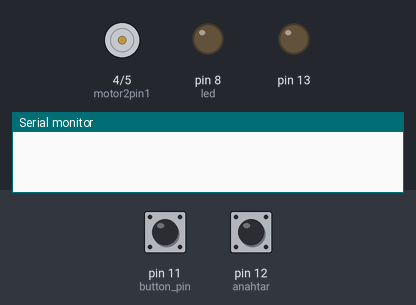
Simulated run of this sketch. Board: Arduino Uno, built with avr-gcc and run on an emulated ATmega328P. Shown: motor-driver pin pairs drawn as motors (green arrow = first pin HIGH = forward, orange = second pin HIGH = backward, longer = more drive), output pins drawn as LEDs (lit = HIGH), the last lines printed to the serial monitor. The test bench sets the inputs (shaded band); at power-on: pin 12 (anahtar) LOW, pin 11 (button_pin) HIGH.

Above: at 1.3 s.
1.4 s: pin 12 (anahtar) pulsed HIGH 5 times (0.12 s each, 0.3 s apart)
At 1.76 s:
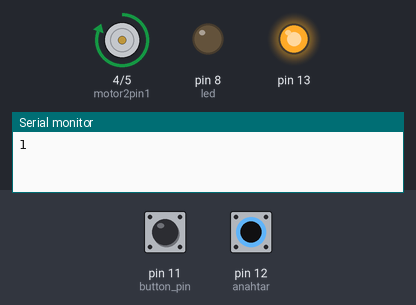
At 3.4 s:
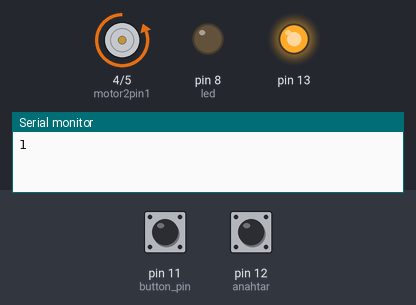
Timing chart, 0 to 4.9 s (numbered marks = the images above; inputs shaded):
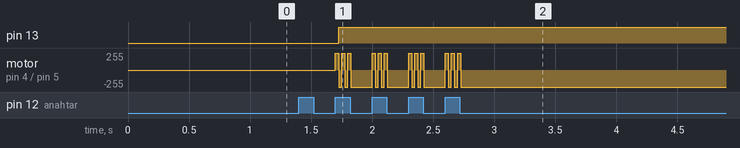

Measured:
- after the input at 1.4 s, pin 13: LOW → HIGH after 0.33 s; motor on pin 4 (motor2pin1) / pin 5 (motor2pin2): stopped → forward 255/255 after 0.30 s, then repeats every 0.30 s: 2 × (backward 255/255 0.03 s, forward 255/255 0.03 s), backward 255/255 0.17 s, forward 255/255 0.03 s, until it stays backward 255/255 from 2.7 s

The sketch:

union.ino
```cpp
#define anahtar 12
#define button_pin 11
int motor2pin1 = 4;
int motor2pin2 = 5;
unsigned long ilk = 0;
unsigned long son;
int anahtardurum = 0;
int button_press_count = 0;
int button_state = 0;
int prev_button_state = 0;
int led = 8;


void setup() {
  // put your setup code here, to run once:
 delay(100);
  Serial.begin(9600);
  pinMode(motor2pin1, OUTPUT);
  pinMode(motor2pin2, OUTPUT);
  pinMode(anahtar, INPUT);
  pinMode (button_pin, INPUT_PULLUP); //Set digi pin 11 as pull up button
  pinMode (13, OUTPUT);
  pinMode(led,OUTPUT);
}

void loop() {
  // put your main code here, to run repeatedly:
anahtardurum = digitalRead(anahtar);
button_state = digitalRead(button_pin);
 if(anahtardurum == HIGH){
    son = millis();
  if (son - ilk <= 1000){
  digitalWrite(motor2pin1, HIGH);
  digitalWrite(motor2pin2, LOW);


  delay(25);
  digitalWrite(motor2pin1, LOW);
  digitalWrite(motor2pin2, HIGH);
      if (button_state != prev_button_state) {
       if (button_state == HIGH) {
      digitalWrite(13, HIGH);
      button_press_count++;
      Serial.println(button_press_count);
    } else {
      digitalWrite(13, LOW);
    }
       if(button_press_count >= 3){
      digitalWrite(led,HIGH);
    }

       }
  delay(25);
prev_button_state = button_state;

    //delay(50);

}
 }
else if(anahtardurum == LOW){
  digitalWrite(led,LOW);
  ilk = son;
}
 }
```
